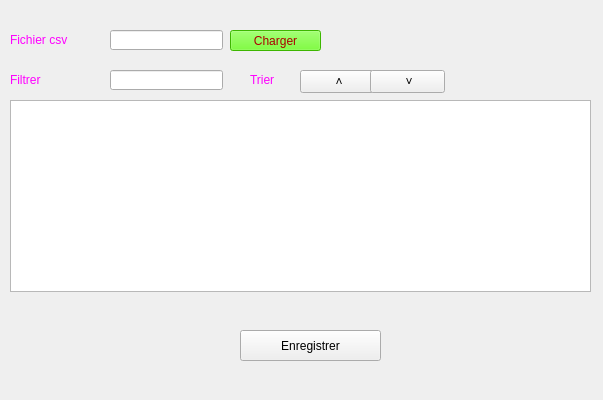
<?xml version="1.0" encoding="UTF-8"?>
<ui version="4.0">
 <class>Form</class>
 <widget class="QWidget" name="Form">
  <property name="geometry">
   <rect>
    <x>0</x>
    <y>0</y>
    <width>603</width>
    <height>400</height>
   </rect>
  </property>
  <property name="windowTitle">
   <string>Traitement csv</string>
  </property>
  <widget class="QLabel" name="label">
   <property name="geometry">
    <rect>
     <x>10</x>
     <y>30</y>
     <width>91</width>
     <height>20</height>
    </rect>
   </property>
   <property name="styleSheet">
    <string notr="true">font: 12pt &quot;Gill Sans Ultra Bold Condensed&quot;;
color: rgb(255, 0, 255);</string>
   </property>
   <property name="text">
    <string>Fichier csv</string>
   </property>
  </widget>
  <widget class="QLineEdit" name="txtNomFichier">
   <property name="geometry">
    <rect>
     <x>110</x>
     <y>30</y>
     <width>113</width>
     <height>20</height>
    </rect>
   </property>
  </widget>
  <widget class="QPushButton" name="btnCharger">
   <property name="geometry">
    <rect>
     <x>230</x>
     <y>30</y>
     <width>91</width>
     <height>21</height>
    </rect>
   </property>
   <property name="styleSheet">
    <string notr="true">background-color: rgb(85, 255, 0);
font: 75 12pt &quot;Arial&quot;;
color: rgb(170, 0, 0);</string>
   </property>
   <property name="text">
    <string>Charger</string>
   </property>
  </widget>
  <widget class="QLabel" name="label_2">
   <property name="geometry">
    <rect>
     <x>10</x>
     <y>70</y>
     <width>91</width>
     <height>20</height>
    </rect>
   </property>
   <property name="styleSheet">
    <string notr="true">font: 12pt &quot;Gill Sans Ultra Bold Condensed&quot;;
color: rgb(255, 0, 255);</string>
   </property>
   <property name="text">
    <string>Filtrer</string>
   </property>
  </widget>
  <widget class="QLineEdit" name="txtFiltrer">
   <property name="geometry">
    <rect>
     <x>110</x>
     <y>70</y>
     <width>113</width>
     <height>20</height>
    </rect>
   </property>
  </widget>
  <widget class="QLabel" name="label_3">
   <property name="geometry">
    <rect>
     <x>250</x>
     <y>70</y>
     <width>91</width>
     <height>20</height>
    </rect>
   </property>
   <property name="styleSheet">
    <string notr="true">font: 12pt &quot;Gill Sans Ultra Bold Condensed&quot;;
color: rgb(255, 0, 255);</string>
   </property>
   <property name="text">
    <string>Trier</string>
   </property>
  </widget>
  <widget class="QPushButton" name="btnCroissant">
   <property name="geometry">
    <rect>
     <x>300</x>
     <y>70</y>
     <width>75</width>
     <height>23</height>
    </rect>
   </property>
   <property name="styleSheet">
    <string notr="true">font: 12pt &quot;Ravie&quot;;</string>
   </property>
   <property name="text">
    <string> ˄</string>
   </property>
  </widget>
  <widget class="QPushButton" name="btnDecroissant">
   <property name="geometry">
    <rect>
     <x>370</x>
     <y>70</y>
     <width>75</width>
     <height>23</height>
    </rect>
   </property>
   <property name="styleSheet">
    <string notr="true">font: 12pt &quot;Ravie&quot;;</string>
   </property>
   <property name="text">
    <string> ˅</string>
   </property>
  </widget>
  <widget class="QTableWidget" name="tblDonnees">
   <property name="geometry">
    <rect>
     <x>10</x>
     <y>100</y>
     <width>581</width>
     <height>192</height>
    </rect>
   </property>
  </widget>
  <widget class="QPushButton" name="btnEnregistrer">
   <property name="geometry">
    <rect>
     <x>240</x>
     <y>330</y>
     <width>141</width>
     <height>31</height>
    </rect>
   </property>
   <property name="text">
    <string>Enregistrer</string>
   </property>
   <property name="icon">
    <iconset>
     <normaloff>enregistrer.png</normaloff>enregistrer.png</iconset>
   </property>
   <property name="iconSize">
    <size>
     <width>32</width>
     <height>32</height>
    </size>
   </property>
  </widget>
 </widget>
 <resources/>
 <connections/>
</ui>
